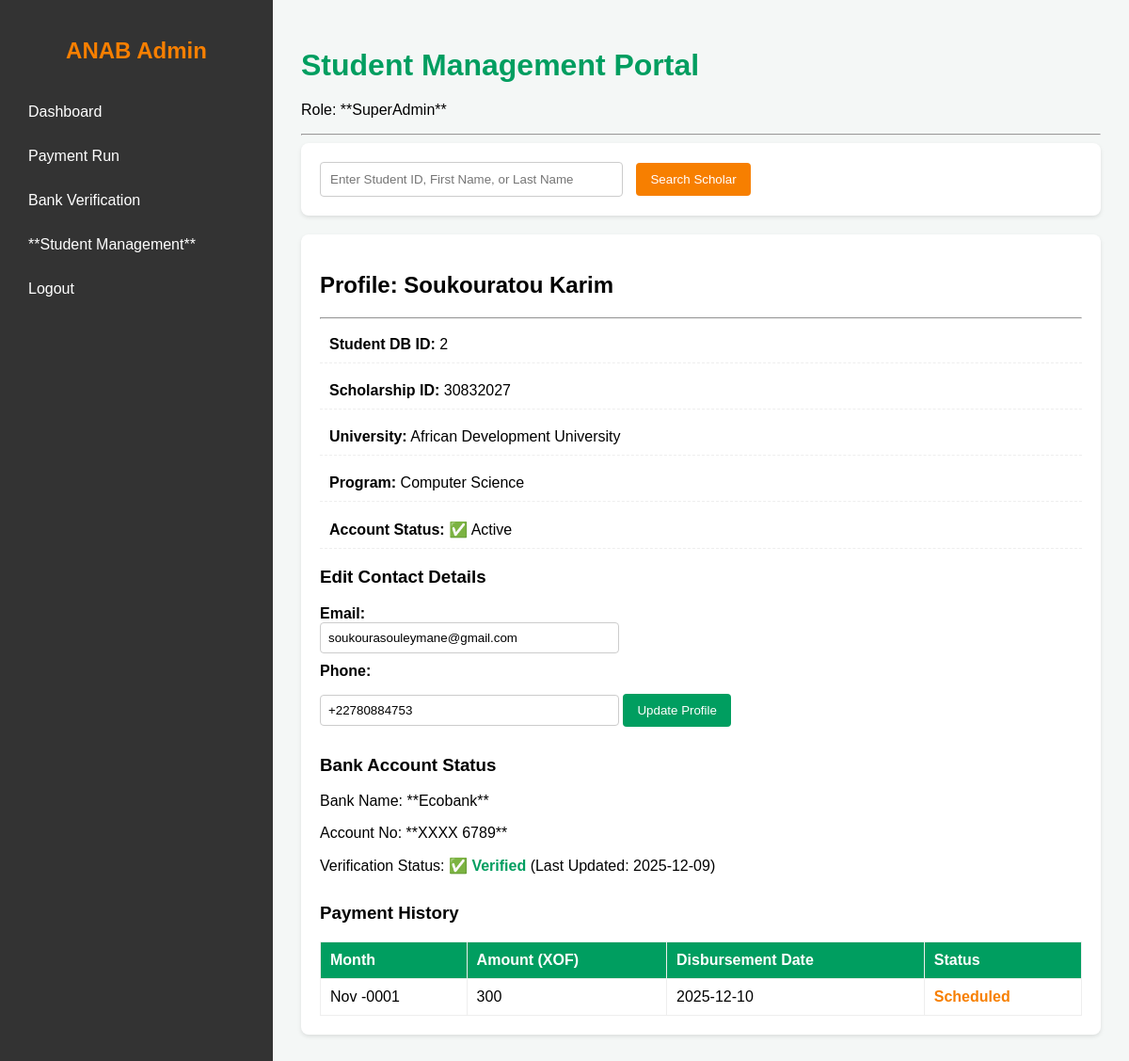
The page /student_management.php?student_id=2 (signed in) on the database its author committed.
### tables this page shows
CREATE TABLE `students` (
  `id` int NOT NULL,
  `student_id` varchar(15) NOT NULL,
  `first_name` varchar(50) NOT NULL,
  `last_name` varchar(50) NOT NULL,
  `email` varchar(100) DEFAULT NULL,
  `password_hash` varchar(255) NOT NULL,
  `phone` varchar(20) DEFAULT NULL,
  `program_name` varchar(200) DEFAULT NULL,
  `university_name` varchar(200) NOT NULL,
  `is_active` tinyint(1) NOT NULL DEFAULT '0' COMMENT '0=Inactive, 1=Active',
  `created_at` datetime DEFAULT CURRENT_TIMESTAMP
);

CREATE TABLE `bank_details` (
  `id` int NOT NULL,
  `student_id` int NOT NULL,
  `bank_name` varchar(100) NOT NULL,
  `account_number` varchar(255) NOT NULL COMMENT 'Store encrypted bank account number',
  `iban` varchar(50) DEFAULT NULL,
  `is_verified` tinyint(1) DEFAULT '0' COMMENT 'Admin approval required before payment',
  `last_updated` datetime DEFAULT CURRENT_TIMESTAMP ON UPDATE CURRENT_TIMESTAMP
);

CREATE TABLE `payments` (
  `id` int NOT NULL,
  `student_id` int NOT NULL,
  `amount` decimal(10,2) NOT NULL,
  `payment_month` date NOT NULL,
  `status` enum('Pending','Scheduled','Paid','Failed','Returned') NOT NULL,
  `disbursement_date` datetime DEFAULT NULL,
  `transaction_ref` varchar(50) DEFAULT NULL,
  `admin_user_id` int DEFAULT NULL,
  `created_at` datetime DEFAULT CURRENT_TIMESTAMP
);

### student_management.php (the view, shortened to what this page needs)
<?php
require_once 'db.php';
$admin_role = $_SESSION['role'];
$selected_student = null;
$student_payments = [];
$student_bank = null;
if (isset($_GET['student_id']) && is_numeric($_GET['student_id'])) {
    $sid = $_GET['student_id'];
    try {
        $stmt_profile = $pdo->prepare("
            SELECT * FROM students WHERE id = ?
        ");
        $stmt_profile->execute([$sid]);
        $selected_student = $stmt_profile->fetch();
        if ($selected_student) {
            $stmt_payments = $pdo->prepare("
                SELECT amount, payment_month, disbursement_date, status
                FROM payments
                WHERE student_id = ?
                ORDER BY payment_month DESC
            ");
            $stmt_payments->execute([$sid]);
            $student_payments = $stmt_payments->fetchAll();
            $stmt_bank = $pdo->prepare("
                SELECT bank_name, account_number, is_verified, last_updated
                FROM bank_details
                WHERE student_id = ?
            ");
            $stmt_bank->execute([$sid]);
            $student_bank = $stmt_bank->fetch();
        }
    } catch (\PDOException $e) {
        error_log("Student Management Fetch Error: " . $e->getMessage());
        $message = "Database error loading student data.";
    }
}
?>
<!DOCTYPE html>
<html lang="en">
<head>
</head>
<body>
<div class="dashboard-container">
    <aside class="sidebar">
        <div class="logo" style="text-align: center; color: var(--orange); margin-bottom: 30px;"><h2>ANAB Admin</h2></div>
        <nav>
            <a href="admin_dashboard.php"><i class="fas fa-tachometer-alt"></i> Dashboard</a>
            <a href="payment_run.php"><i class="fas fa-money-check-alt"></i> Payment Run</a>
            <a href="bank_verification.php"><i class="fas fa-university"></i> Bank Verification</a>
            <a href="student_management.php" class="active"><i class="fas fa-users"></i> **Student Management**</a>
            <a href="logout.php"><i class="fas fa-sign-out-alt"></i> Logout</a>
        </nav>
    </aside>
    <main class="main-content">
        <h1>Student Management Portal</h1>
        <p>Role: **<?php echo htmlspecialchars($admin_role); ?>**</p>
        <hr>
        <div class="search-container">
            <form method="GET" action="student_management.php">
                <input type="text" name="search_term" placeholder="Enter Student ID, First Name, or Last Name" required
                       value="<?php echo htmlspecialchars($_GET['search_term'] ?? ''); ?>">
                <button type="submit"><i class="fas fa-search"></i> Search Scholar</button>
            </form>
        </div>
        <?php if ($selected_student): ?>
            <div class="profile-section">
                <h2>Profile: <?php echo htmlspecialchars($selected_student['first_name'] . ' ' . $selected_student['last_name']); ?></h2>
                <hr>
                <div class="profile-details">
                    <div><strong>Student DB ID:</strong> <?php echo htmlspecialchars($selected_student['id']); ?></div>
                    <div><strong>Scholarship ID:</strong> <?php echo htmlspecialchars($selected_student['student_id']); ?></div>
                    <div><strong>University:</strong> <?php echo htmlspecialchars($selected_student['university_name'] ?? 'N/A'); ?></div>
                    <div><strong>Program:</strong> <?php echo htmlspecialchars($selected_student['program_name'] ?? 'N/A'); ?></div>
                    <div><strong>Account Status:</strong> <?php echo $selected_student['is_active'] ? '✅ Active' : '❌ Inactive'; ?></div>
                </div>
                <h3>Edit Contact Details</h3>
                <form method="POST" action="student_management.php?student_id=<?php echo $selected_student['id']; ?>" class="edit-form">
                    <label for="new_email">Email:</label>
                    <input type="email" id="new_email" name="new_email" value="<?php echo htmlspecialchars($selected_student['email']); ?>" required>
                    <label for="new_phone">Phone:</label>
                    <input type="tel" id="new_phone" name="new_phone" value="<?php echo htmlspecialchars($selected_student['phone']); ?>">
                    <button type="submit">Update Profile</button>
                </form>
                <h3 style="margin-top: 30px;">Bank Account Status</h3>
                <?php if ($student_bank): ?>
                    <p>Bank Name: **<?php echo htmlspecialchars($student_bank['bank_name']); ?>**</p>
                    <p>Account No: **<?php echo 'XXXX ' . substr(htmlspecialchars($student_bank['account_number']), -4); ?>**</p>
                    <p>Verification Status:
                        <?php if ($student_bank['is_verified']): ?>
                            <span style="color: var(--green); font-weight: bold;">✅ Verified</span> (Last Updated: <?php echo date('Y-m-d', strtotime($student_bank['last_updated'])); ?>)
                        <?php else: ?>
                            <span style="color: var(--orange); font-weight: bold;">⏳ Pending Admin Verification</span>
                            <a href="bank_verification.php" style="margin-left: 10px;">(Verify Now)</a>
                        <?php endif; ?>
                    </p>
                <?php else: ?>
                    <p>No bank details on file for this student.</p>
                <?php endif; ?>
                <h3 style="margin-top: 30px;">Payment History</h3>
                <?php if (!empty($student_payments)): ?>
                    <table class="payment-table">
                        <thead>
                            <tr>
                                <th>Month</th>
                                <th>Amount (XOF)</th>
                                <th>Disbursement Date</th>
                                <th>Status</th>
                            </tr>
                        </thead>
                        <tbody>
                            <?php foreach ($student_payments as $payment): ?>
                            <tr>
                                <td><?php echo date('M Y', strtotime($payment['payment_month'])); ?></td>
                                <td><?php echo number_format($payment['amount'], 0, '', ' '); ?></td>
                                <td><?php echo $payment['disbursement_date'] ? date('Y-m-d', strtotime($payment['disbursement_date'])) : 'N/A'; ?></td>
                                <td style="color: <?php echo ($payment['status'] == 'Paid' ? 'var(--green)' : ($payment['status'] == 'Scheduled' ? 'var(--orange)' : 'var(--red)')); ?>; font-weight: bold;"><?php echo htmlspecialchars($payment['status']); ?></td>
                            </tr>
                            <?php endforeach; ?>
                        </tbody>
                    </table>
                <?php else: ?>
                    <p>No payment history found for this scholar.</p>
                <?php endif; ?>
            </div>
        <?php endif; ?>
    </main>
</div>
</body>
</html>

### student_management.php (style rules this page uses)
:root { --orange: #F77F00; --green: #009E60; --red: #E31B23; --white: #FFFFFF; --gray-bg: #f4f7f6; --dark: #333333; }
body { font-family: Arial, sans-serif; background-color: var(--gray-bg); margin: 0; }
.dashboard-container { display: flex; min-height: 100vh; }
.sidebar { width: 250px; background-color: var(--dark); color: var(--white); padding: 20px; }
.sidebar a { display: block; padding: 12px 10px; color: var(--white); text-decoration: none; margin-bottom: 5px; border-radius: 5px; }
.main-content { flex-grow: 1; padding: 30px; }
h1 { color: var(--green); margin-bottom: 20px; }
.search-container { background: white; padding: 20px; border-radius: 8px; margin-bottom: 20px; box-shadow: 0 2px 4px rgba(0,0,0,0.1); }
.search-container input[type="text"] { padding: 10px; width: 300px; border: 1px solid #ccc; border-radius: 4px; margin-right: 10px; }
.search-container button { padding: 10px 15px; background: var(--orange); color: white; border: none; border-radius: 4px; cursor: pointer; }
.profile-section { background: white; padding: 20px; border-radius: 8px; box-shadow: 0 2px 4px rgba(0,0,0,0.1); margin-top: 20px; }
.profile-details div { margin-bottom: 10px; padding: 10px; border-bottom: 1px dashed #eee; }
.edit-form label { display: block; font-weight: bold; margin-top: 10px; }
.edit-form input[type="email"], .edit-form input[type="tel"] { padding: 8px; width: 300px; border: 1px solid #ccc; border-radius: 4px; }
.edit-form button { background: var(--green); color: white; padding: 10px 15px; border: none; border-radius: 4px; cursor: pointer; margin-top: 15px; }
.payment-table { width: 100%; border-collapse: collapse; margin-top: 15px; }
.payment-table th, .payment-table td { padding: 10px; border: 1px solid #eee; text-align: left; }
.payment-table th { background-color: var(--green); color: white; }

### rows shown on the page
students: first_name+last_name "Soukouratou Karim", id "2", student "30832027", university_name "African Development University", program_name "Computer Science", new_email "soukourasouleymane@gmail.com", new_phone "+22780884753"
bank_details: bank_name "Ecobank", account_number "6789", last_updated "2025-12-09"
payments: payment_month "Nov -0001", amount "300", disbursement_date "2025-12-10", status "Scheduled"

### other values the page prints
$admin_role "SuperAdmin"
